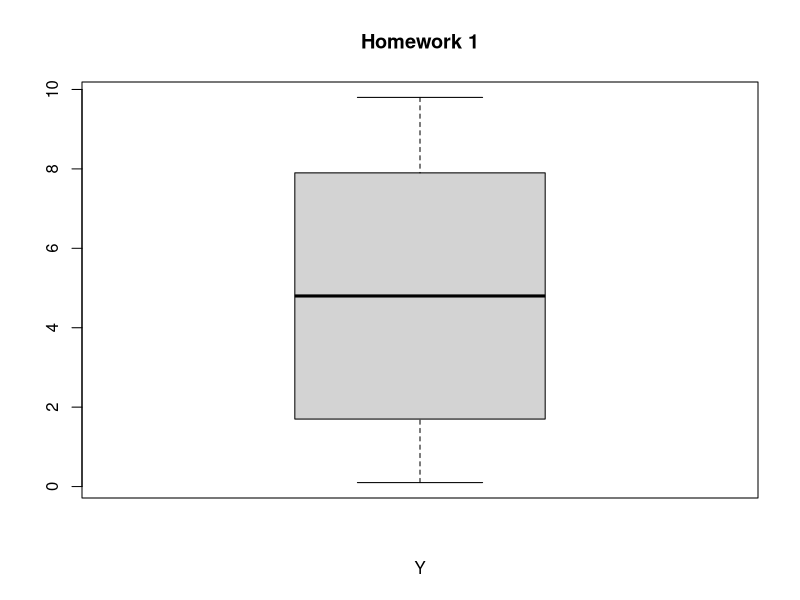

Here is the R script that generated this plot:
#boxplot y-coordinates
y = c(1.1, 2.3, 1.1, 3.6, 0.1, 4.8, 6.5, 7.8, 8.0, 9.4, 9.8)
boxplot(y, main = "Homework 1", xlab = "Y")